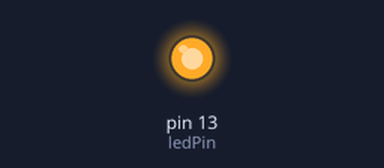
Simulated run of this sketch. Board: Arduino Uno, built with avr-gcc and run on an emulated ATmega328P. On the bench: output pins drawn as LEDs (lit = HIGH). What the sketch prints to the serial monitor is not drawn.

Above: at 0.05 s.
Timing chart, 0 to 6.5 s (numbered marks = the images above):
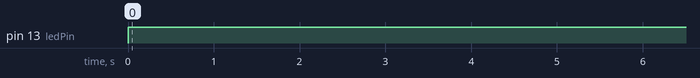

The sketch:

arduino_light.ino
```cpp
const int ledPin = 13;

void setup() {
  Serial.begin(9600);
  pinMode(ledPin, OUTPUT);

  countDown(5);


}

void loop() {

  static int delayPeriod = 100;
  static int countDir = 1;
  digitalWrite(ledPin, HIGH);
  delay(delayPeriod);
  digitalWrite(ledPin, LOW);

  countDir = checkDirChange(delayPeriod, countDir);
  delayPeriod += 100 * countDir;
  Serial.println("New Wait Time: ");
  Serial.println(delayPeriod);
}

int checkDirChange(int delayPeriod, int countDir)
{
  if((delayPeriod == 1000) || (delayPeriod == 0))
    {
      countDir *= -1;

      if(countDir < 0)
      {
        Serial.println("going down");
      }
      else{
        Serial.println("going up");
      }
    }
    return countDir;
}

void countDown(int max)
{
  for(int i = max; i>0; i--)
    {
       Serial.println(i);
       Serial.println(", ");
    }
    Serial.println("Go...\n");
}
```

Measured:
- by itself, pin 13 (ledPin): LOW → HIGH at 0.00 s
- by itself, everything shown: repeats every 10.0 s, in 32 steps
